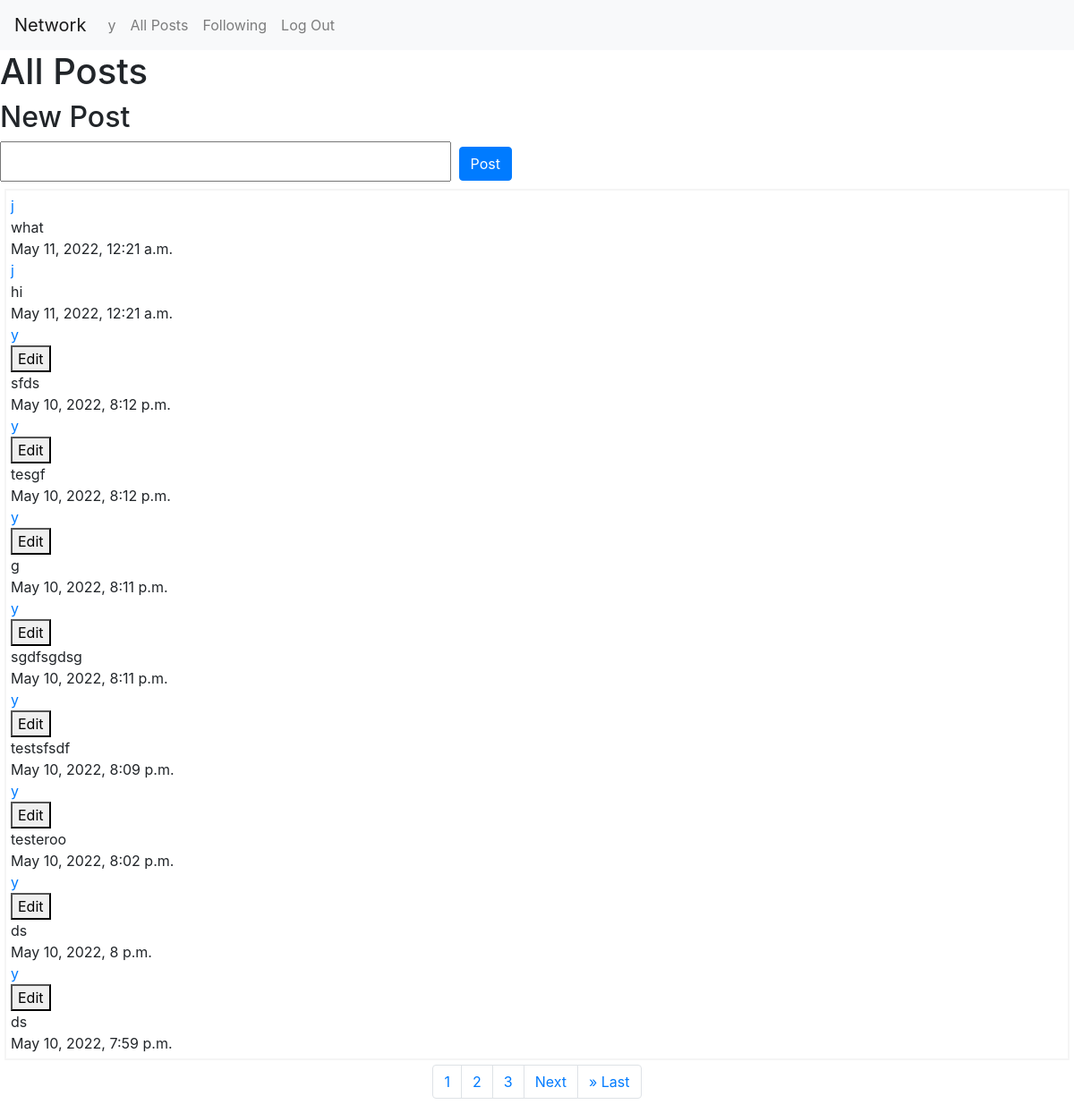
Screenshot of / (signed in) with the database file from the repository.
### network/models.py (models this page shows)
class User(AbstractUser):
    pass

class Posts(models.Model):
    content = models.TextField(max_length=280)
    user = models.ForeignKey(
        "User", on_delete=models.CASCADE, related_name="Posts")
    timestamp = models.DateTimeField(auto_now_add=True)

### network/views.py (the view)
# urls.py: path("", views.index, name="index"),
def index(request):
    page = request.GET.get('page')
    all_posts = Posts.objects.order_by(
        '-timestamp')  # - indicates descending order
    all_posts = Paginator(all_posts, 10)
    posts = all_posts.get_page(page)
    return render(request, "network/index.html", {
        'posts': posts})

### network/templates/network/index.html (shortened to what this page needs)
{% extends "network/layout.html" %}
{% load static %}
{% block body %}
<div class="all-posts-header" id="all-posts-title-id">
    <h1> All Posts <h1>
</div>
<div id='new-post-form'>
    <h2> New Post <h2>
            <form id="post-form">
                <input id="form-input">
                <input id='submit-button' type="submit" class="btn btn-primary" value="Post" />
            </form>
</div>
<div class='all-posts'>
    {% for post in posts%}
    <div class="posts" id="{{post.id}}">
        <a href="{% url 'index' %}">{{post.user}}</a><br>
        {% if post.user == request.user %}
        <button data-update="update-{{post.id}}" type="button">Edit</button><br>
        {% endif %}
        {{post.content}}<br>
        {{post.timestamp}}<br>
    </div>
    {% endfor %}
</div>
<nav aria-label="...">
    <ul class="pagination justify-content-center">
        {% for i in posts.paginator.page_range%}
        <li class="page-item"><a class="page-link" href="?page={{i}}">{{i}}</a></li>
        {%endfor%}
        {% if posts.has_next %}
        <li class="page-item"><a class="page-link" href="?page={{posts.next_page_number}}">Next</a></li>
        <li class="page-item"><a class="page-link" href="?page={{posts.paginator.num_pages}}">&raquo; Last</a></li>
        {% endif %}
    </ul>
</nav>
{% endblock %}

### network/templates/network/layout.html (shortened to what this page needs)
{% load static %}
<!DOCTYPE html>
<html lang="en">
<head>
    <link rel="stylesheet" href="https://stackpath.bootstrapcdn.com/bootstrap/4.4.1/css/bootstrap.min.css"
>
    <link href="{% static 'network/styles.css' %}" rel="stylesheet">
</head>
<body>
    <nav class="navbar navbar-expand-lg navbar-light bg-light">
        <a id="network" class="navbar-brand" href="#">Network</a>
        <div>
            <ul class="navbar-nav mr-auto">
                {% if user.is_authenticated %}
                <li class="nav-item">
                    <a id="Username" class="nav-link"
                        href="{% url 'user_details' request.user.id %}">{{ user.username }}</a>
                </li>
                {% endif %}
                <li class="nav-item">
                    <a id="All-posts" class="nav-link" href="{% url 'index' %}">All Posts</a>
                </li>
                {% if user.is_authenticated %}
                <li class="nav-item">
                    <a id="Following" class="nav-link" href="#">Following</a>
                </li>
                <li class="nav-item">
                    <a class="nav-link" href="{% url 'logout' %}">Log Out</a>
                </li>
                {% endif %}
            </ul>
        </div>
    </nav>
    <div class="body">
        {% block body %}
        {% endblock %}
    </div>
</body>
</html>

### network/static/network/styles.css (style rules this page uses)
.all-posts { border: 2px solid whitesmoke; padding: 5px; margin: 5px; display: block; }

### rows the page displays
User: username "y"
Posts: user "j", content "what", timestamp "May 11, 2022, 12:21 a.m."
Posts: user "j", content "hi", timestamp "May 11, 2022, 12:21 a.m."
Posts: user "y", content "sfds", timestamp "May 10, 2022, 8:12 p.m."
Posts: user "y", content "tesgf", timestamp "May 10, 2022, 8:12 p.m."
Posts: user "y", content "g", timestamp "May 10, 2022, 8:11 p.m."
Posts: user "y", content "sgdfsgdsg", timestamp "May 10, 2022, 8:11 p.m."
Posts: user "y", content "testsfsdf", timestamp "May 10, 2022, 8:09 p.m."
Posts: user "y", content "testeroo", timestamp "May 10, 2022, 8:02 p.m."
Posts: user "y", content "ds", timestamp "May 10, 2022, 8 p.m."
Posts: user "y", content "ds", timestamp "May 10, 2022, 7:59 p.m."

### other values shown
{{ i }} "1" "2" "3"
